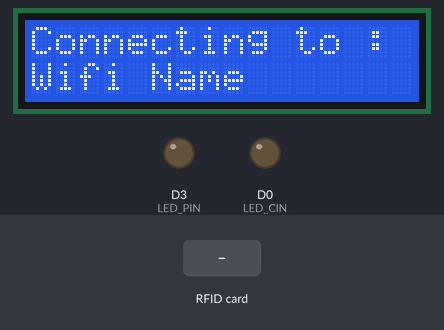
Recording of a sketch running on a simulated ESP8266 (NodeMCU). Parts: 16×2 character LCD, output pins drawn as LEDs (lit = HIGH). Inputs (shaded band) come from the test bench. WiFi joins after 1.5 s; servers stay silent unless stated; what the sketch prints to the serial monitor is not drawn.

Above: at 1.2 s.
At 8.9 s:
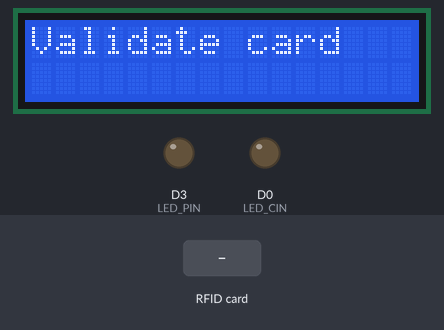
9.0 s: RFID card 5E 7A 19 C4 held to the reader
At 10.1 s:
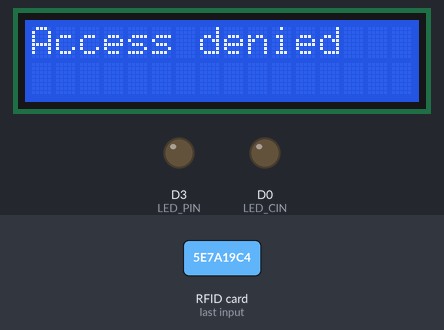
At 11.6 s:
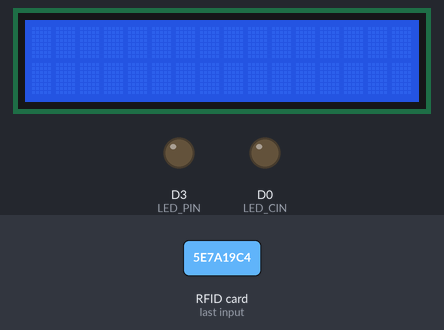
Timing chart, 0 to 13.1 s (numbered marks = the images above; inputs shaded):
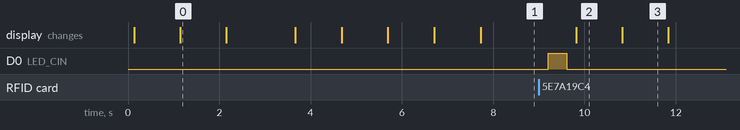

Measured:
- after the input at 9.0 s, D0 (LED_CIN): LOW → HIGH after 0.21 s, → LOW 0.40 s later; the display: changes after 0.82 s (image 2)
- what the display in image 0 shows lasts 1.1 s, from 1.1 s to 2.2 s

The sketch:

Arduino_Code.ino
```cpp
#include<SoftwareSerial.h>

#include <ESP8266WiFi.h>
#include <WiFiClient.h>
#include <ESP8266WebServer.h>
#include <ESP8266mDNS.h>
#include <SPI.h>
#include <MFRC522.h>
#include <LiquidCrystal_I2C.h>

const char* ssid = "Wifi Name";// Change this value with the name of your Wifi Network
const char* password = "Password"; // Change this value with your Wifi Password


char server[] = "IP Address";   // Change this value with your machine's IP ADDRESS, eg: 192.168.1.50
#define SS_PIN D4 //FOR RFID SS PIN BECASUSE WE ARE USING BOTH ETHERNET SHIELD AND RS-522
#define RST_PIN D8
#define No_Of_Card 3
#define LED_PIN D3
#define LED_CIN D0

WiFiClient client; // start a Wifi Client

//WiFiServer server(80);
SoftwareSerial mySerial(8,9);
MFRC522 rfid(SS_PIN,RST_PIN);
MFRC522::MIFARE_Key key;
byte id[No_Of_Card][4]={
  {224,43,39,27},             //RFID card NO-1 , place card next to the RFID, copy the code displayed in the serial monitor and paste it here
  {188,32,7,133}              //RFID card NO-2
};
byte id_temp[3][3];
byte i;
int j=0;

int lcdColumns = 16; // I2C display coordinates
int lcdRows = 2; // I2C display coordinates

LiquidCrystal_I2C lcd("I2c address", lcdColumns, lcdRows);  // Start an LCD Object, change I2c address value by your LCD address eg: 0x27

void setup()
{
  lcd.init();
  // turn on LCD backlight
  lcd.backlight();

  Serial.begin(115200);
  delay(10);
  mySerial.begin(115200);
  SPI.begin();
  rfid.PCD_Init();
  pinMode(LED_PIN,OUTPUT);
  pinMode(LED_CIN,OUTPUT);
    for(byte i=0;i<6;i++)
  {
    key.keyByte[i]=0xFF;
  }

  // Connect to WiFi network / Display Connection messages
  Serial.println();
  Serial.println();
  lcd.setCursor(0, 0);
  lcd.print("Connecting to :");
  delay(1000);
  lcd.setCursor(0, 1);
  lcd.print(ssid);
  delay(1000);
  lcd.clear();

  Serial.print("Connecting to ");
  Serial.println(ssid);
  WiFi.begin(ssid, password);
  while (WiFi.status() != WL_CONNECTED) {
    delay(500);
    Serial.print(".");
  }
  Serial.println("");
  Serial.println("WiFi connected");
  lcd.println("WiFi connected");
  delay(1000);
  lcd.clear();

  lcd.setCursor(0, 0);
  lcd.print("Server started");
  delay(1000);
  lcd.setCursor(0, 1);
  lcd.print(WiFi.localIP());
  delay(1000);


  lcd.clear();
  lcd.setCursor(0, 0);
  lcd.print("Connecting...");
  lcd.setCursor(0, 0);
  Serial.println("Server started");
  Serial.print(WiFi.localIP());
  delay(1000);
  Serial.println("Connecting...");

  lcd.print("Validate card");

 }


void loop()
{
  int m=0;
  if(!rfid.PICC_IsNewCardPresent())
  return;
  if(!rfid.PICC_ReadCardSerial())
  return;
  for(i=0;i<4;i++)
  {
   id_temp[0][i]=rfid.uid.uidByte[i];
             delay(50);
  }

   for(i=0;i<No_Of_Card;i++)
  {
          if(id[i][0]==id_temp[0][0])
          {
            if(id[i][1]==id_temp[0][1])
            {
              if(id[i][2]==id_temp[0][2])
              {
                if(id[i][3]==id_temp[0][3])
                {
                  Serial.print("your card no :");
                  for(int s=0;s<4;s++)
                  {
                    Serial.print(rfid.uid.uidByte[s]);
                    Serial.print(" ");

                  }

                  Serial.println("\nVALID");
                  digitalWrite(LED_PIN,HIGH);
                  delay(400);
                  digitalWrite(LED_PIN,LOW);
                  Sending_To_DB();
                  j=0;

                  rfid.PICC_HaltA();
                  rfid.PCD_StopCrypto1();

                  lcd.setCursor(0, 0);
                  // print message
                  lcd.print("Access granted");
                  delay(1000);
                  lcd.clear();
                  delay(1000);
                  lcd.print("Validate card");

                  return;
                }
              }
            }
          }
   else
   {j++;
    if(j==No_Of_Card)
    {
       Serial.print("your card no :");
                  for(int s=0;s<4;s++)
                  {
                    Serial.print(rfid.uid.uidByte[s]);
                    Serial.print(" ");

                  }

      Serial.println("\ninVALID");
      digitalWrite(LED_CIN,HIGH);
      delay(400);
      digitalWrite(LED_CIN,LOW);
      Sending_To_DB();
      j=0;


      lcd.setCursor(0, 0);
      // print message
      lcd.print("Access denied");
      delay(1000);
      lcd.clear();
      delay(1000);
      lcd.print("Validate card");

    }
   }
  }
     // Halt PICC
  rfid.PICC_HaltA();

  // Stop encryption on PCD
  rfid.PCD_StopCrypto1();
 }

 void Sending_To_DB()   //CONNECTING WITH MYSQL
 {
   if (client.connect(server, 80)) { // change 80 by the port of your server , if your port is 80 no need to change it
    Serial.println("connected");

    // Make a HTTP request:
    Serial.println("GET /rfid/rfid_read.php?allow=");     //  /rfid/rfid_read.php?allow
    client.print("GET /rfid/nodemcu_rfid/rfid_read.php?allow=");     //YOUR RFID API PATH URL    /rfid/rfid_read.php?allow  eg:/www/rfid/nodemcu_rfid/rfid_read.php
    if(j!=No_Of_Card)
    {
      Serial.println('1');
      client.print('1');
    }
    else
    {
      Serial.println('0');
      client.print('0');
    }
    Serial.println("&id=");
    client.print("&id=");
    for(int s=0;s<4;s++)
                  {
                    Serial.println(rfid.uid.uidByte[s]);
                    client.print(rfid.uid.uidByte[s]);

                  }
    client.print(" ");      //SPACE BEFORE HTTP/1.1
    client.print("HTTP/1.1");
    client.print("Host: ");
    client.println(server);
    client.println("Host: IP Address");// Change this value with your machine's IP ADDRESS, eg: 192.168.1.50
    client.println("Connection: close");
    client.println();
  } else {
    // if you didn't get a connection to the server:
    Serial.println("connection failed");
  }

  client.stop();
 }
```
